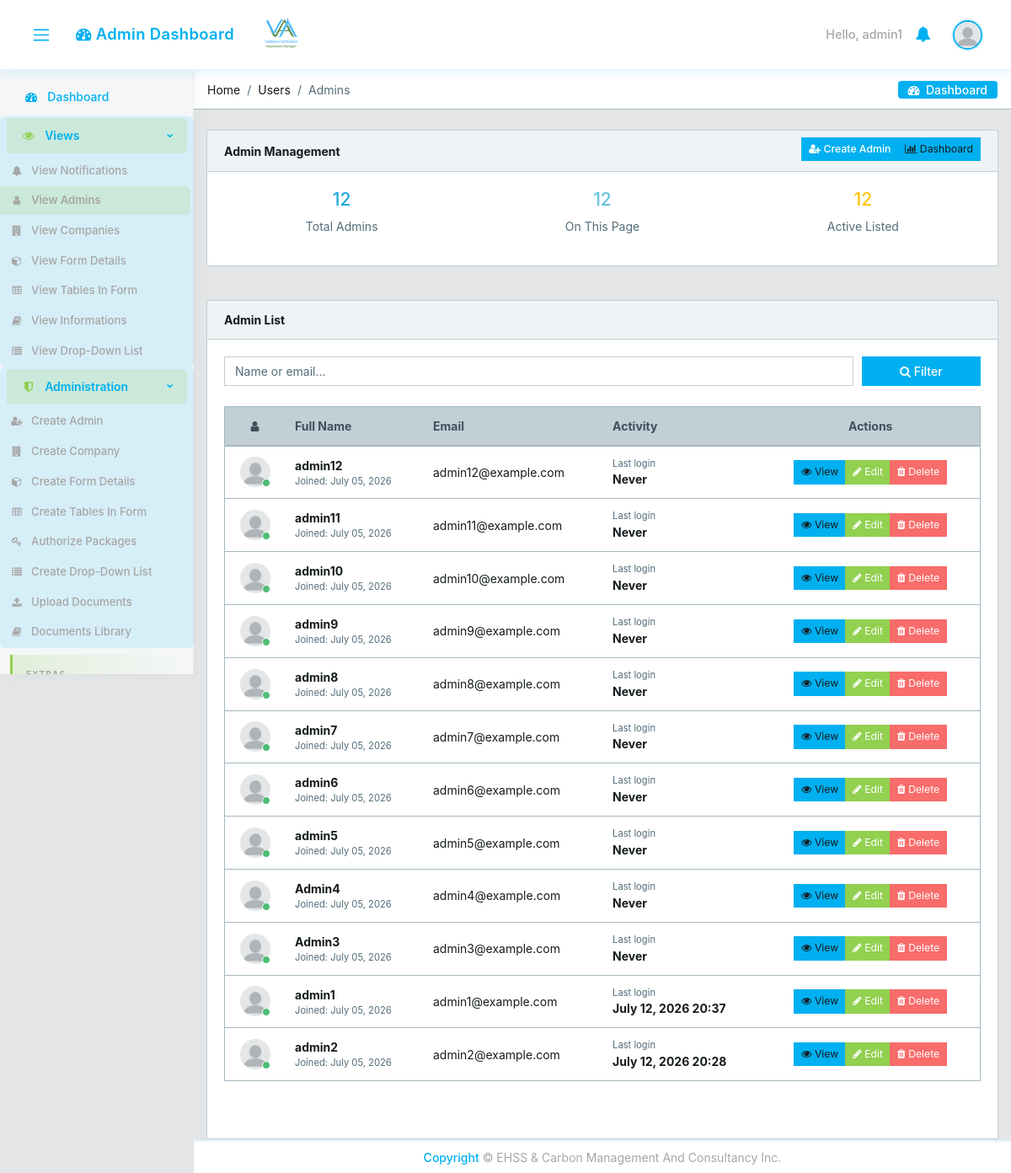
Before: /users/ (signed in) with the older database file.
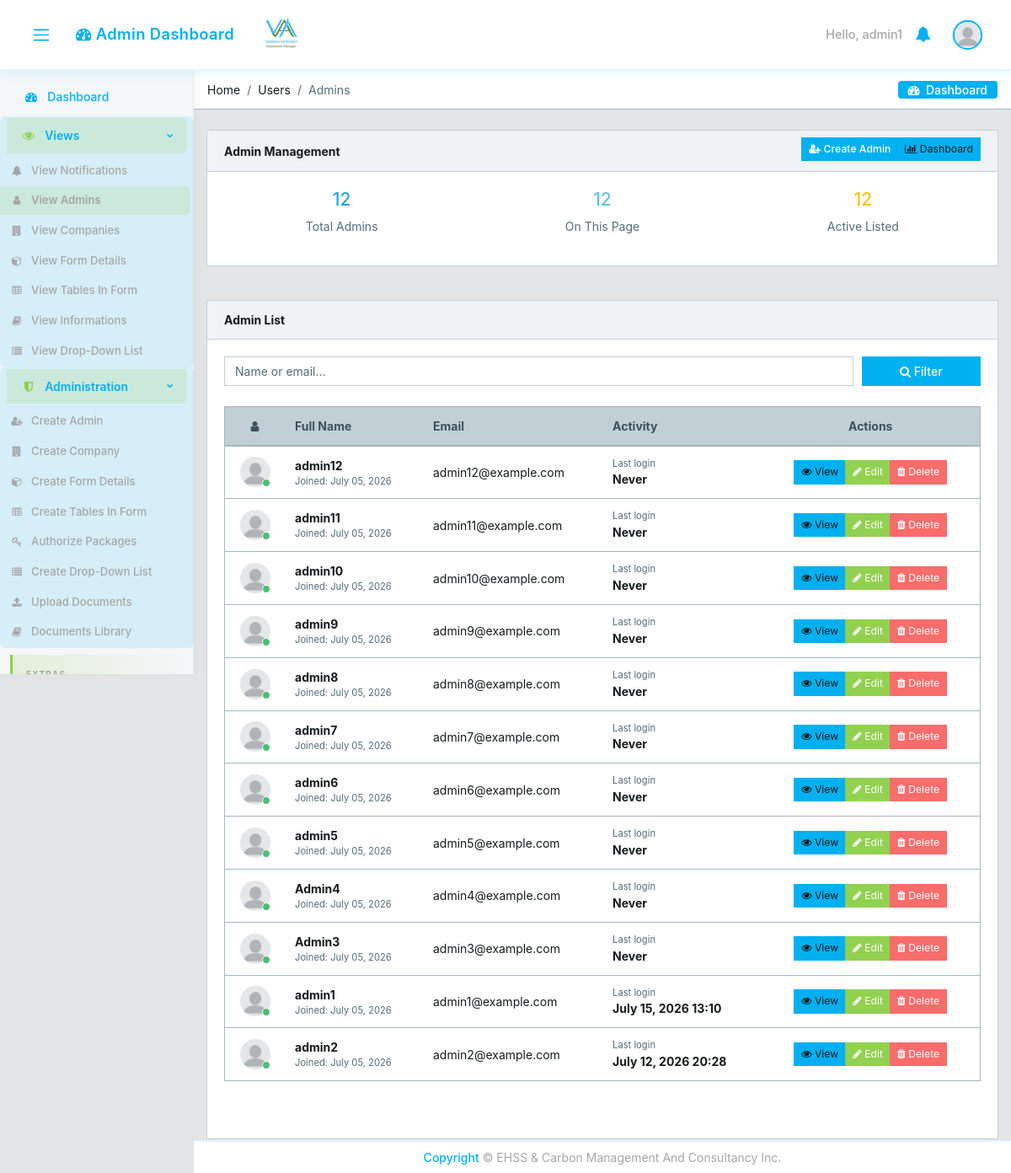
After: the same page with the newer database file.
### core/models.py (models this page shows, shortened)
class CustomUser(AbstractUser):
    email = models.EmailField(unique=True)
    user_type = models.CharField(max_length=15, choices=USER_TYPE_CHOICES)
    user_role = models.CharField(
        max_length=30, choices=USER_ROLE_CHOICES, blank=True, verbose_name='User Role',
    )
    designation = models.CharField(max_length=100, blank=True, null=True)
    position_title = models.CharField(max_length=150, blank=True, verbose_name='Position Title')
    contact_number = models.CharField(max_length=20, blank=True, null=True)
    cv = models.FileField(upload_to='core/cvs/', blank=True, null=True)
    company = models.ForeignKey(
        'Company', on_delete=models.SET_NULL, null=True, blank=True,
        related_name='managers'
    )
    created_by = models.ForeignKey(
        'self', on_delete=models.SET_NULL, null=True, blank=True,
        related_name='created_users'
    )
    created_date = models.DateField(auto_now_add=True)
    created_time = models.TimeField(auto_now_add=True)
    under_supervision = models.ForeignKey(
        'self', on_delete=models.SET_NULL, null=True, blank=True,
        related_name='supervised_users'
    )
    avatar = models.ImageField(upload_to='core/avatar', blank=True)
    @property
    def avatar_url(self):
        if self.avatar:
            try:
                return self.avatar.url
            except ValueError:
                pass
        return static('core/img/avatar/blank_profile.png')

### core/views.py (the view, shortened to what this page needs)
# urls.py: path('users/', views.UsersView.as_view(), name='users'),
class UsersView(ManagerOrAdminMixin, View):
    def get(self, request):
        user = request.user
        search = request.GET.get('search', '').strip()
        user_role_filter = request.GET.get('user_role', '')
        if user.user_type == 'admin':
            users = CustomUser.objects.filter(user_type='admin')
        else:
            return redirect('core:dashboard')
        users = users.order_by('-date_joined')
        paginator = Paginator(users, 20)
        page_obj = paginator.get_page(request.GET.get('page'))
        return render(request, 'core/users.html', {
            'users': page_obj,
            'total_users': paginator.count,
            'logged_user': user,
            'user_role_filter': user_role_filter,
            'user_role_choices': USER_ROLE_CHOICES,
            'search_query': search,
            'admin_users_only': user.user_type == 'admin',
            'can_manage_all_listed': user.user_type in ('admin', 'manager'),
            'success_action': request.GET.get('success', ''),
            'success_user': request.GET.get('user', ''),
        })

### core/context_processors.py (called while the page is built, shortened)
def logged_user_processor(request):
    if request.user.is_authenticated:
        return {'logged_user': request.user}
    return {'logged_user': None}

def _fetch_unread_notifications(user):
    return list(
        Notification.objects.filter(recipient_id=user.pk, read=False)
        .only('pk', 'message', 'created_at', 'read', 'link')
        .order_by('-created_at')[:10]
    )

def _notification_cache_key(user_pk):
    return f'unread_notifications_{user_pk}'

def notifications_processor(request):
    if not request.user.is_authenticated:
        return {'unread_notifications': []}
    if getattr(request, 'partial_nav', False):
        return {'unread_notifications': []}
    cache_key = _notification_cache_key(request.user.pk)
    cached_items = cache.get(cache_key)
    notifications = _fetch_unread_notifications(request.user)
    cache.set(
        cache_key,
        [
            {
                'link': n.link or '',
                'message': n.message,
                'created_at': n.created_at.isoformat(),
            }
            for n in notifications
        ],
        NOTIFICATION_CACHE_TTL,
    )
    return {'unread_notifications': notifications}

### core/templates/core/users.html (shortened to what the changed rows need)
{% extends 'core/base.html' %}
{% load static %}
{% load form_permissions %}
{% block content %}
<div class="container">
    <div class="animated fade-in">
        <div class="row">
            <div class="col-12 mb-3">
                <div class="card">
                    <div class="card-body">
                        <div class="table-responsive table-responsive-sm">
                            <table class="table table-responsive-sm table-hover table-outline mb-5" id="usersTable">
                                <thead class="thead-light">
                                <tr>
                                    <th class="text-center text-nowrap" style="min-width:60px;"><i class="fa fa-user"></i></th>
                                    <th class="text-nowrap" style="min-width:120px;">Full Name</th>
                                    <th class="text-nowrap" style="min-width:160px;">Email</th>
                                    <th class="text-nowrap d-none d-lg-table-cell" style="min-width:120px;">Activity</th>
                                    <th class="text-center text-nowrap" style="min-width:220px;">Actions</th>
                                </tr>
                            </thead>
                    <tbody>
                        {% for user1 in users %}
                        <tr>
                            <td class="text-center text-nowrap" style="min-width:60px;">
                                <div class="avatar">
                                <img src="{{ user1.avatar_url }}" class="img-avatar" alt="img">
                                <span class="avatar-status badge-{% if user1.is_active %}success{% else %}danger{% endif %}"></span>
                                </div>
                            </td>
                            <td class="text-nowrap" style="min-width:120px;">
                                <div><strong>{{ user1.get_full_name|default:user1.username }}</strong></div>
                                <div class="small text-muted">
                                Joined: {{ user1.date_joined|date:"F d, Y" }}
                                </div>
                            </td>
                            <td class="text-nowrap" style="min-width:160px;">{{ user1.email }}</td>
                            <td class="text-nowrap d-none d-lg-table-cell" style="min-width:120px;">
                                <div class="small text-muted">Last login</div>
                                <strong>{% if user1.last_login %}{{ user1.last_login|date:"F d, Y H:i" }}{% else %}Never{% endif %}</strong>
                            </td>
                            <td class="text-center text-nowrap" style="min-width:220px;">
                                <div class="btn-group" role="group">
                                    <a href="{% url 'core:user' user1.id %}" class="btn btn-sm btn-info" title="View">
                                        <i class="fa fa-eye"></i> View
                                    </a>
                                    {% if admin_users_only or can_manage_all_listed or logged_user|can_manage_user:user1 %}
                                    <a href="{% url 'core:edit-user-profile' user1.id %}" class="btn btn-sm btn-warning" title="Edit">
                                        <i class="fa fa-edit"></i> Edit
                                    </a>
                                    {% if admin_users_only %}
                                        {% if user1 == logged_user %}
                                        <a href="{% url 'core:delete-user' user1.id %}" class="btn btn-sm btn-danger" title="Delete"
                                           onclick="alert('You cannot delete your own account.'); return false;">
                                            <i class="fa fa-trash"></i> Delete
                                        </a>
                                        {% else %}
                                        <a href="{% url 'core:delete-user' user1.id %}" class="btn btn-sm btn-danger" title="Delete"
                                           onclick="return confirm('Delete this admin?');">
                                            <i class="fa fa-trash"></i> Delete
                                        </a>
                                        {% endif %}
                                    {% endif %}
                                    {% endif %}
                                </div>
                            </td>
                        </tr>
                        {% empty %}
                        <tr>
                            <td colspan="{% if admin_users_only %}5{% else %}6{% endif %}" class="text-center text-muted py-4">
                                {% if admin_users_only %}No admin users found.{% else %}No users found.{% endif %}
                            </td>
                        </tr>
                        {% endfor %}
                    </tbody>
                </table>
            </div>
                    </div>
                </div>
            </div>
        </div>
    </div>
</div>
{% endblock %}

### core/templates/core/base.html (shortened to what the changed rows need)
{% load static %}
<!DOCTYPE html>
<html lang="en">
<head>
  <link rel="stylesheet" href="{% static 'core/css/font-awesome.min.css' %}?v={{ STATIC_VERSION }}">
  <link rel="stylesheet" href="{% static 'core/css/fa5-compat.css' %}?v={{ STATIC_VERSION }}">
  <link href="{% static 'core/css/style.min.css' %}?v={{ STATIC_VERSION }}" rel="stylesheet">
  <link href="{% static 'core/css/estilo.css' %}?v={{ STATIC_VERSION }}" rel="stylesheet">
</head>
{% block body %}
<body class="app header-fixed sidebar-fixed aside-menu-fixed aside-menu-hidden">
  <header class="app-header navbar">
    <ul class="nav navbar-nav ml-auto">
      {% if user.is_authenticated %}
      <li class="text-white">Hello, {{ user.username }}</li>
      {% else %}
      <li class="text-muted">
        <a href="{% url 'core:login' %}">sign in</a>
      </li>
      {% endif %}
      <li class="nav-item dropdown">
        <a class="nav-link" data-toggle="dropdown" href="#" role="button" aria-haspopup="true" aria-expanded="false">
        </a>
      </li>
      <li class="nav-item dropdown">
        <a class="nav-link" data-toggle="dropdown" href="#" role="button" aria-haspopup="true" aria-expanded="false">
        </a>
      </li>
    </ul>
  </header>
  <div class="app-body">
    <main class="main" id="app-main">
{% block content %}
{% endblock %}
    </main>
  </div>
</body>
{% endblock body %}
</html>

Changed rows visible on the page:
changed CustomUser "admin1": last_login "July 12, 2026 20:37" → "July 15, 2026 13:10"
